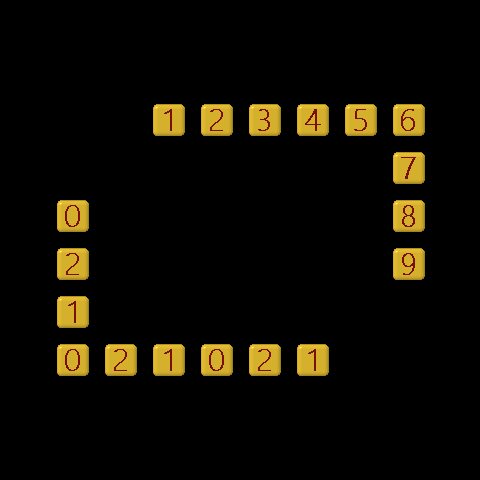

The image is a tile-based game level rendered from a .tmx file. Its description and complete source (layers, tilesets, objects, tile grids) follow:
An orthogonal 10x10 tile map with 48x48 px tiles, 2 tile layers (food, number).

<map version="1.2" tiledversion="1.2.5" orientation="orthogonal" renderorder="right-down" width="10" height="10" tilewidth="48" tileheight="48" infinite="0" nextlayerid="3" nextobjectid="1">
 <tileset firstgid="1" name="0_99" tilewidth="48" tileheight="48" tilecount="110" columns="10">
  <image source="0-99.png" width="480" height="528" />
  <tile id="30">
   <animation>
    <frame tileid="30" duration="200" />
    <frame tileid="31" duration="200" />
    <frame tileid="32" duration="200" />
    <frame tileid="33" duration="200" />
    <frame tileid="34" duration="200" />
    <frame tileid="35" duration="200" />
    <frame tileid="36" duration="200" />
    <frame tileid="37" duration="200" />
   </animation>
  </tile>
  <tile id="44">
   <animation>
    <frame tileid="40" duration="100" />
    <frame tileid="41" duration="100" />
    <frame tileid="42" duration="100" />
    <frame tileid="43" duration="100" />
    <frame tileid="44" duration="100" />
    <frame tileid="45" duration="100" />
    <frame tileid="46" duration="100" />
    <frame tileid="47" duration="100" />
   </animation>
  </tile>
 </tileset>
 <layer id="2" name="food" width="10" height="10">
  <data encoding="csv">
0,0,0,0,0,0,0,0,0,0,
0,0,0,0,0,0,0,0,0,0,
0,0,0,35,35,35,35,35,35,0,
0,0,0,0,0,0,0,0,35,0,
0,35,0,0,0,0,0,0,35,0,
0,35,0,0,0,0,0,0,35,0,
0,35,0,0,0,0,0,0,0,0,
0,35,35,35,35,35,35,0,0,0,
0,0,0,0,0,0,0,0,0,0,
0,0,0,0,0,0,0,0,0,0
</data>
 </layer>
 <layer id="1" name="number" width="10" height="10">
  <data encoding="csv">
0,0,0,0,0,0,0,0,0,0,
0,0,0,0,0,0,0,0,0,0,
0,0,0,2,3,4,5,6,7,0,
0,0,0,0,0,0,0,0,8,0,
0,1,0,0,0,0,0,0,9,0,
0,3,0,0,0,0,0,0,10,0,
0,2,0,0,0,0,0,0,0,0,
0,1,3,2,1,3,2,0,0,0,
0,0,0,0,0,0,0,0,0,0,
0,0,0,0,0,0,0,0,0,0
</data>
 </layer>
</map>
